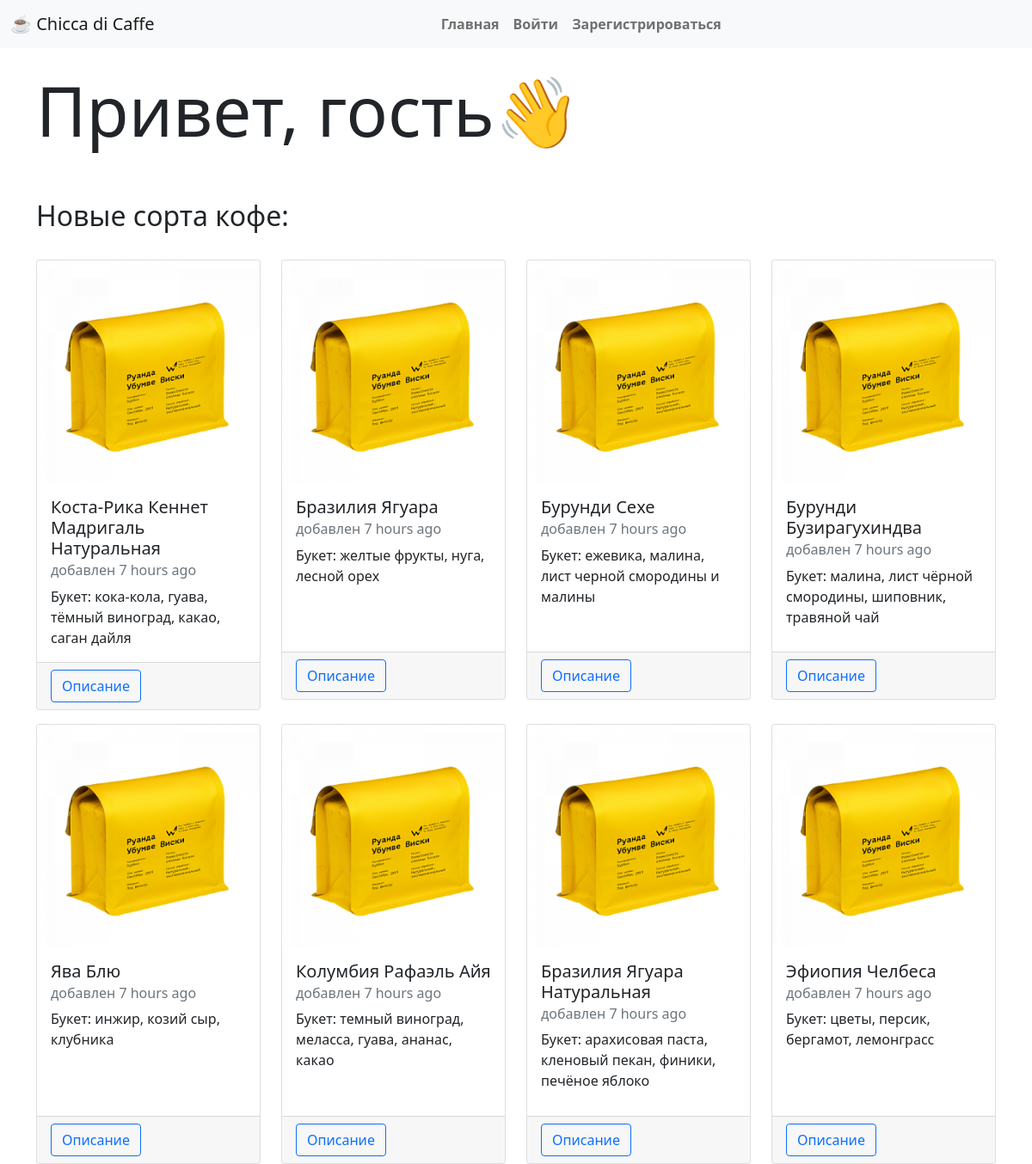
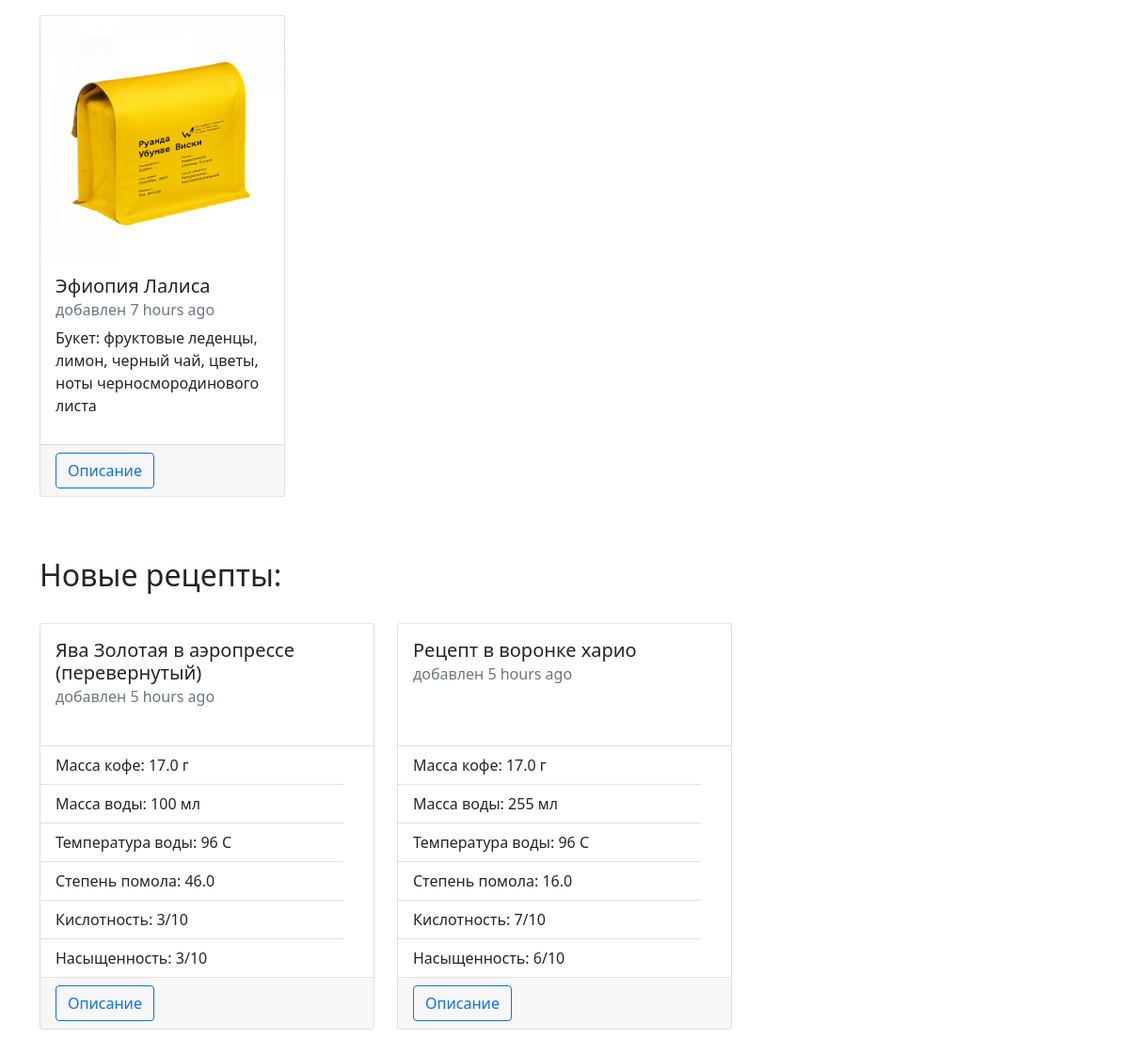
/index, run on the app's committed database (2 pictures, top to bottom).
### app/models.py (models this page shows, shortened)
class Sort(db.Model):  # SearchableMixin, db.Model):
    __searchable__ = ['title', 'bouquet']
    id = db.Column(db.Integer, primary_key=True)
    title = db.Column(db.String(60), index=True, unique=True)
    bouquet = db.Column(db.String(120))
    description = db.Column(db.Text())
    timestamp = db.Column(db.DateTime, index=True, default=datetime.utcnow())
    user_id = db.Column(db.Integer, db.ForeignKey('user.id'))

class Recipe(db.Model):
    title = db.Column(db.String(200), index=True, unique=True)
    id = db.Column(db.Integer, primary_key=True)
    timestamp = db.Column(db.DateTime, index=True, default=datetime.utcnow)
    user_id = db.Column(db.Integer, db.ForeignKey('user.id'))
    sort_id = db.Column(db.Integer, db.ForeignKey('sort.id'))
    coffee_mass = db.Column(db.Float)
    water_mass = db.Column(db.Integer)
    water_temp = db.Column(db.Integer)
    grinding = db.Column(db.Float)
    acidity = db.Column(db.Integer)
    tds = db.Column(db.Integer)
    body = db.Column(db.Text())

### app/routes.py (the view)
@app.route('/')
@app.route('/index')
def index():
    sorts = Sort.query.order_by(Sort.timestamp).all()[::-1]
    recipes = Recipe.query.order_by(Recipe.timestamp).all()[::-1]
    return render_template('index.html', title='Главная', sorts=sorts, recipes=recipes, ADMIN_EMAILS=Config.ADMINS)

### app/templates/index.html
{% extends "base.html" %}
{% block app_content %}
    <h1 class="display-1">
        {% if current_user.username %}
        Сап, {{ current_user.username }}👋
        {% else %}
        Привет, гость👋
        {% endif %}
    </h1>
    <br>
    {% if sorts %}
    <br>
    <h2>Новые сорта кофе:</h2>
    <br>
    <div class="row">
        {% for sort in sorts %}
            {% include 'sort_card.html' %}
        {% endfor %}
    </div>
    <br>
    {% endif %}
    {% if recipes %}
    <br>
    <h2>Новые рецепты:</h2>
    <br>
    <div class="row">
        {% for recipe in recipes %}
            {% include 'recipe_card.html' %}
        {% endfor %}
    </div>
    <br>
    {% endif %}
{% endblock %}

### app/templates/sort_card.html
<div class="col-sm-3">
<div class="card" style="min-height: 32rem; margin-bottom: 1rem;">
    <img src="{{ url_for( 'static', filename='img/empty.png', v=1)}}" class="card-img-top" alt="...">
    <div class="card-body">
        <h5 class="card-title">{{ sort.title }}</h5>
        <h6 class="card-subtitle mb-2 text-muted">
            добавлен {{ moment(sort.timestamp).fromNow() }}
        </h6>
        <p class="card-text">Букет: {{ sort.bouquet }}</p>
    </div>
    <div class="card-footer">
        <a href="{{ url_for('sort', sort_id=sort.id) }}" class="btn btn-outline-primary">Описание</a>
    </div>
</div>
</div>

### app/templates/recipe_card.html
<div class="col-sm-4">
<div class="card" style="min-height: 27rem; margin-bottom: 1rem;">
    <div class="card-body">
        <h5 class="card-title">{{ recipe.title }}</h5>
        <h6 class="card-subtitle mb-2 text-muted">добавлен {{ moment(recipe.timestamp).fromNow() }}</h6>
    </div>
    <ul class="list-group list-group-flush">
        <li class="list-group-item">Масса кофе: {{ recipe.coffee_mass }} г</li>
        <li class="list-group-item">Масса воды: {{ recipe.water_mass }} мл</li>
        <li class="list-group-item">Температура воды: {{ recipe.water_temp }} C</li>
        <li class="list-group-item">Степень помола: {{ recipe.grinding }}</li>
        <li class="list-group-item">Кислотность: {{ recipe.acidity }}/10</li>
        <li class="list-group-item">Насыщенность: {{ recipe.tds }}/10</li>
    </ul>
    <div class="card-footer">
        <a href="{{ url_for('recipe', recipe_id=recipe.id) }}" class="btn btn-outline-primary">Описание</a>
    </div>
</div>
</div>

### data on the page
Sort: title "Коста-Рика Кеннет Мадригаль Натуральная", timestamp "7 hours ago", bouquet "кока-кола, гуава, тёмный виноград, какао, саган дайля"
Sort: title "Бразилия Ягуара", timestamp "7 hours ago", bouquet "желтые фрукты, нуга, лесной орех"
Sort: title "Бурунди Сехе", timestamp "7 hours ago", bouquet "ежевика, малина, лист черной смородины и малины"
Sort: title "Бурунди Бузирагухиндва", timestamp "7 hours ago", bouquet "малина, лист чёрной смородины, шиповник, травяной чай"
Sort: title "Ява Блю", timestamp "7 hours ago", bouquet "инжир, козий сыр, клубника"
Sort: title "Колумбия Рафаэль Айя", timestamp "7 hours ago", bouquet "темный виноград, меласса, гуава, ананас, какао"
Sort: title "Бразилия Ягуара Натуральная", timestamp "7 hours ago", bouquet "арахисовая паста, кленовый пекан, финики, печёное яблоко"
Sort: title "Эфиопия Челбеса", timestamp "7 hours ago", bouquet "цветы, персик, бергамот, лемонграсс"
Sort: title "Эфиопия Лалиса", timestamp "7 hours ago", bouquet "фруктовые леденцы, лимон, черный чай, цветы, ноты черносмородинового листа"
Recipe: title "Ява Золотая в аэропрессе (перевернутый)", timestamp "5 hours ago", coffee_mass "17.0", water_mass "100", water_temp "96", grinding "46.0", acidity "3", tds "3"
Recipe: title "Рецепт в воронке харио", timestamp "5 hours ago", coffee_mass "17.0", water_mass "255", water_temp "96", grinding "16.0", acidity "7", tds "6"
